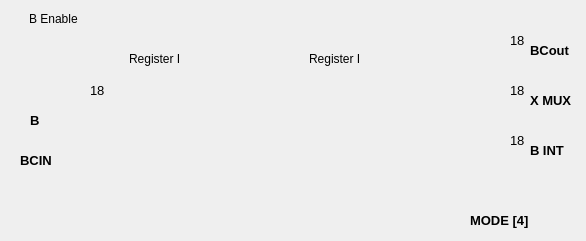
    <widget class="QWidget" name="tabRegB">
     <attribute name="title">
      <string>DSP48 InputB</string>
     </attribute>
     <widget class="QLabel" name="lab_w_b_mux_x">
      <property name="geometry">
       <rect>
        <x>420</x>
        <y>90</y>
        <width>131</width>
        <height>72</height>
       </rect>
      </property>
      <property name="sizePolicy">
       <sizepolicy hsizetype="Preferred" vsizetype="Preferred">
        <horstretch>0</horstretch>
        <verstretch>0</verstretch>
       </sizepolicy>
      </property>
      <property name="styleSheet">
       <string notr="true">background: rgba(255,255,255,0%)</string>
      </property>
      <property name="text">
       <string/>
      </property>
      <property name="textFormat">
       <enum>Qt::PlainText</enum>
      </property>
      <property name="pixmap">
       <pixmap resource="ui_res.qrc">:/image/A2_W_XMUX.png</pixmap>
      </property>
      <property name="scaledContents">
       <bool>false</bool>
      </property>
     </widget>
     <widget class="QLabel" name="lab_w_fb1_bint">
      <property name="geometry">
       <rect>
        <x>170</x>
        <y>150</y>
        <width>311</width>
        <height>82</height>
       </rect>
      </property>
      <property name="sizePolicy">
       <sizepolicy hsizetype="Preferred" vsizetype="Preferred">
        <horstretch>0</horstretch>
        <verstretch>0</verstretch>
       </sizepolicy>
      </property>
      <property name="styleSheet">
       <string notr="true">background: rgba(255,255,255,0%)</string>
      </property>
      <property name="text">
       <string/>
      </property>
      <property name="textFormat">
       <enum>Qt::PlainText</enum>
      </property>
      <property name="pixmap">
       <pixmap resource="ui_res.qrc">:/image/A1_W_I.png</pixmap>
      </property>
      <property name="scaledContents">
       <bool>false</bool>
      </property>
     </widget>
     <widget class="QLabel" name="lab_w_b1">
      <property name="geometry">
       <rect>
        <x>80</x>
        <y>100</y>
        <width>152</width>
        <height>52</height>
       </rect>
      </property>
      <property name="sizePolicy">
       <sizepolicy hsizetype="Preferred" vsizetype="Preferred">
        <horstretch>0</horstretch>
        <verstretch>0</verstretch>
       </sizepolicy>
      </property>
      <property name="styleSheet">
       <string notr="true">background: rgba(255,255,255,0%)</string>
      </property>
      <property name="text">
       <string/>
      </property>
      <property name="textFormat">
       <enum>Qt::PlainText</enum>
      </property>
      <property name="pixmap">
       <pixmap resource="ui_res.qrc">:/image/A1_W.png</pixmap>
      </property>
      <property name="scaledContents">
       <bool>false</bool>
      </property>
     </widget>
     <widget class="QLabel" name="lab_w_mb2_bcout">
      <property name="geometry">
       <rect>
        <x>420</x>
        <y>30</y>
        <width>62</width>
        <height>122</height>
       </rect>
      </property>
      <property name="sizePolicy">
       <sizepolicy hsizetype="Preferred" vsizetype="Preferred">
        <horstretch>0</horstretch>
        <verstretch>0</verstretch>
       </sizepolicy>
      </property>
      <property name="styleSheet">
       <string notr="true">background: rgba(255,255,255,0%)</string>
      </property>
      <property name="text">
       <string/>
      </property>
      <property name="textFormat">
       <enum>Qt::PlainText</enum>
      </property>
      <property name="pixmap">
       <pixmap resource="ui_res.qrc">:/image/A2_W_O.png</pixmap>
      </property>
      <property name="scaledContents">
       <bool>false</bool>
      </property>
     </widget>
     <widget class="QLabel" name="lab_m_b1">
      <property name="geometry">
       <rect>
        <x>230</x>
        <y>110</y>
        <width>21</width>
        <height>81</height>
       </rect>
      </property>
      <property name="sizePolicy">
       <sizepolicy hsizetype="Preferred" vsizetype="Preferred">
        <horstretch>0</horstretch>
        <verstretch>0</verstretch>
       </sizepolicy>
      </property>
      <property name="styleSheet">
       <string notr="true">background: rgba(255,255,255,0%)</string>
      </property>
      <property name="text">
       <string/>
      </property>
      <property name="textFormat">
       <enum>Qt::PlainText</enum>
      </property>
      <property name="pixmap">
       <pixmap resource="ui_res.qrc">:/image/m_nop.png</pixmap>
      </property>
      <property name="scaledContents">
       <bool>false</bool>
      </property>
     </widget>
     <widget class="QLabel" name="lab_w_fb1">
      <property name="geometry">
       <rect>
        <x>169</x>
        <y>150</y>
        <width>61</width>
        <height>22</height>
       </rect>
      </property>
      <property name="sizePolicy">
       <sizepolicy hsizetype="Preferred" vsizetype="Preferred">
        <horstretch>0</horstretch>
        <verstretch>0</verstretch>
       </sizepolicy>
      </property>
      <property name="styleSheet">
       <string notr="true">background: rgba(255,255,255,0%)</string>
      </property>
      <property name="text">
       <string/>
      </property>
      <property name="textFormat">
       <enum>Qt::PlainText</enum>
      </property>
      <property name="pixmap">
       <pixmap resource="ui_res.qrc">:/image/A1_WtA2.png</pixmap>
      </property>
      <property name="scaledContents">
       <bool>false</bool>
      </property>
     </widget>
     <widget class="QLabel" name="lab_f_b1">
      <property name="geometry">
       <rect>
        <x>80</x>
        <y>120</y>
        <width>91</width>
        <height>107</height>
       </rect>
      </property>
      <property name="sizePolicy">
       <sizepolicy hsizetype="Preferred" vsizetype="Preferred">
        <horstretch>0</horstretch>
        <verstretch>0</verstretch>
       </sizepolicy>
      </property>
      <property name="styleSheet">
       <string notr="true">background: rgba(255,255,255,0%)</string>
      </property>
      <property name="text">
       <string/>
      </property>
      <property name="textFormat">
       <enum>Qt::PlainText</enum>
      </property>
      <property name="pixmap">
       <pixmap resource="ui_res.qrc">:/image/f_b1.png</pixmap>
      </property>
      <property name="scaledContents">
       <bool>false</bool>
      </property>
     </widget>
     <widget class="QLabel" name="lab_w_b2">
      <property name="geometry">
       <rect>
        <x>250</x>
        <y>100</y>
        <width>152</width>
        <height>52</height>
       </rect>
      </property>
      <property name="sizePolicy">
       <sizepolicy hsizetype="Preferred" vsizetype="Preferred">
        <horstretch>0</horstretch>
        <verstretch>0</verstretch>
       </sizepolicy>
      </property>
      <property name="styleSheet">
       <string notr="true">background: rgba(255,255,255,0%)</string>
      </property>
      <property name="text">
       <string/>
      </property>
      <property name="textFormat">
       <enum>Qt::PlainText</enum>
      </property>
      <property name="pixmap">
       <pixmap resource="ui_res.qrc">:/image/A1_W.png</pixmap>
      </property>
      <property name="scaledContents">
       <bool>false</bool>
      </property>
     </widget>
     <widget class="QLabel" name="lab_m_b">
      <property name="geometry">
       <rect>
        <x>60</x>
        <y>110</y>
        <width>21</width>
        <height>81</height>
       </rect>
      </property>
      <property name="sizePolicy">
       <sizepolicy hsizetype="Preferred" vsizetype="Preferred">
        <horstretch>0</horstretch>
        <verstretch>0</verstretch>
       </sizepolicy>
      </property>
      <property name="styleSheet">
       <string notr="true">background: rgba(255,255,255,0%)</string>
      </property>
      <property name="text">
       <string/>
      </property>
      <property name="textFormat">
       <enum>Qt::PlainText</enum>
      </property>
      <property name="pixmap">
       <pixmap resource="ui_res.qrc">:/image/m_nop.png</pixmap>
      </property>
      <property name="scaledContents">
       <bool>false</bool>
      </property>
     </widget>
     <widget class="QLabel" name="lab_w_fb1_bcout">
      <property name="geometry">
       <rect>
        <x>170</x>
        <y>70</y>
        <width>311</width>
        <height>162</height>
       </rect>
      </property>
      <property name="sizePolicy">
       <sizepolicy hsizetype="Preferred" vsizetype="Preferred">
        <horstretch>0</horstretch>
        <verstretch>0</verstretch>
       </sizepolicy>
      </property>
      <property name="styleSheet">
       <string notr="true">background: rgba(255,255,255,0%)</string>
      </property>
      <property name="text">
       <string/>
      </property>
      <property name="textFormat">
       <enum>Qt::PlainText</enum>
      </property>
      <property name="pixmap">
       <pixmap resource="ui_res.qrc">:/image/A1_W_O.png</pixmap>
      </property>
      <property name="scaledContents">
       <bool>false</bool>
      </property>
     </widget>
     <widget class="QLabel" name="lab_f_b2">
      <property name="geometry">
       <rect>
        <x>250</x>
        <y>120</y>
        <width>152</width>
        <height>107</height>
       </rect>
      </property>
      <property name="sizePolicy">
       <sizepolicy hsizetype="Preferred" vsizetype="Preferred">
        <horstretch>0</horstretch>
        <verstretch>0</verstretch>
       </sizepolicy>
      </property>
      <property name="styleSheet">
       <string notr="true">background: rgba(255,255,255,0%)</string>
      </property>
      <property name="text">
       <string/>
      </property>
      <property name="textFormat">
       <enum>Qt::PlainText</enum>
      </property>
      <property name="pixmap">
       <pixmap resource="ui_res.qrc">:/image/f_b2.png</pixmap>
      </property>
      <property name="scaledContents">
       <bool>false</bool>
      </property>
     </widget>
     <widget class="QLabel" name="lab_w_b2_bint">
      <property name="geometry">
       <rect>
        <x>420</x>
        <y>130</y>
        <width>62</width>
        <height>22</height>
       </rect>
      </property>
      <property name="sizePolicy">
       <sizepolicy hsizetype="Preferred" vsizetype="Preferred">
        <horstretch>0</horstretch>
        <verstretch>0</verstretch>
       </sizepolicy>
      </property>
      <property name="styleSheet">
       <string notr="true">background: rgba(255,255,255,0%)</string>
      </property>
      <property name="text">
       <string/>
      </property>
      <property name="textFormat">
       <enum>Qt::PlainText</enum>
      </property>
      <property name="pixmap">
       <pixmap resource="ui_res.qrc">:/image/A2_W_I.png</pixmap>
      </property>
      <property name="scaledContents">
       <bool>false</bool>
      </property>
     </widget>
     <widget class="QLabel" name="lab_t_bcout">
      <property name="geometry">
       <rect>
        <x>530</x>
        <y>40</y>
        <width>47</width>
        <height>21</height>
       </rect>
      </property>
      <property name="font">
       <font>
        <pointsize>10</pointsize>
        <weight>75</weight>
        <bold>true</bold>
       </font>
      </property>
      <property name="styleSheet">
       <string notr="true">background: rgba(255,255,255,0%)</string>
      </property>
      <property name="text">
       <string>BCout</string>
      </property>
     </widget>
     <widget class="QLabel" name="lab_t_b_mux_x">
      <property name="geometry">
       <rect>
        <x>530</x>
        <y>90</y>
        <width>47</width>
        <height>21</height>
       </rect>
      </property>
      <property name="font">
       <font>
        <pointsize>10</pointsize>
        <weight>75</weight>
        <bold>true</bold>
       </font>
      </property>
      <property name="styleSheet">
       <string notr="true">background: rgba(255,255,255,0%)</string>
      </property>
      <property name="text">
       <string>X MUX</string>
      </property>
     </widget>
     <widget class="QLabel" name="lab_t_bint">
      <property name="geometry">
       <rect>
        <x>530</x>
        <y>140</y>
        <width>47</width>
        <height>21</height>
       </rect>
      </property>
      <property name="font">
       <font>
        <pointsize>10</pointsize>
        <weight>75</weight>
        <bold>true</bold>
       </font>
      </property>
      <property name="styleSheet">
       <string notr="true">background: rgba(255,255,255,0%)</string>
      </property>
      <property name="text">
       <string>B INT</string>
      </property>
     </widget>
     <widget class="QLabel" name="lab_w_b">
      <property name="geometry">
       <rect>
        <x>40</x>
        <y>130</y>
        <width>22</width>
        <height>2</height>
       </rect>
      </property>
      <property name="sizePolicy">
       <sizepolicy hsizetype="Preferred" vsizetype="Preferred">
        <horstretch>0</horstretch>
        <verstretch>0</verstretch>
       </sizepolicy>
      </property>
      <property name="styleSheet">
       <string notr="true">background: rgba(255,255,255,0%)</string>
      </property>
      <property name="text">
       <string/>
      </property>
      <property name="textFormat">
       <enum>Qt::PlainText</enum>
      </property>
      <property name="pixmap">
       <pixmap resource="ui_res.qrc">:/image/short_w.png</pixmap>
      </property>
      <property name="scaledContents">
       <bool>false</bool>
      </property>
     </widget>
     <widget class="QLabel" name="lab_t_b">
      <property name="geometry">
       <rect>
        <x>30</x>
        <y>110</y>
        <width>21</width>
        <height>21</height>
       </rect>
      </property>
      <property name="font">
       <font>
        <pointsize>10</pointsize>
        <weight>75</weight>
        <bold>true</bold>
       </font>
      </property>
      <property name="styleSheet">
       <string notr="true">background: rgba(255,255,255,0%)</string>
      </property>
      <property name="text">
       <string>B</string>
      </property>
     </widget>
     <widget class="QLabel" name="lab_t_bcin">
      <property name="geometry">
       <rect>
        <x>20</x>
        <y>150</y>
        <width>31</width>
        <height>21</height>
       </rect>
      </property>
      <property name="font">
       <font>
        <pointsize>10</pointsize>
        <weight>75</weight>
        <bold>true</bold>
       </font>
      </property>
      <property name="styleSheet">
       <string notr="true">background: rgba(255,255,255,0%)</string>
      </property>
      <property name="text">
       <string>BCIN</string>
      </property>
     </widget>
     <widget class="QLabel" name="lab_w_bcin">
      <property name="geometry">
       <rect>
        <x>40</x>
        <y>170</y>
        <width>22</width>
        <height>2</height>
       </rect>
      </property>
      <property name="sizePolicy">
       <sizepolicy hsizetype="Preferred" vsizetype="Preferred">
        <horstretch>0</horstretch>
        <verstretch>0</verstretch>
       </sizepolicy>
      </property>
      <property name="styleSheet">
       <string notr="true">background: rgba(255,255,255,0%)</string>
      </property>
      <property name="text">
       <string/>
      </property>
      <property name="textFormat">
       <enum>Qt::PlainText</enum>
      </property>
      <property name="pixmap">
       <pixmap resource="ui_res.qrc">:/image/short_w.png</pixmap>
      </property>
      <property name="scaledContents">
       <bool>false</bool>
      </property>
     </widget>
     <widget class="QLabel" name="lab_m_b2">
      <property name="geometry">
       <rect>
        <x>400</x>
        <y>110</y>
        <width>21</width>
        <height>81</height>
       </rect>
      </property>
      <property name="sizePolicy">
       <sizepolicy hsizetype="Preferred" vsizetype="Preferred">
        <horstretch>0</horstretch>
        <verstretch>0</verstretch>
       </sizepolicy>
      </property>
      <property name="styleSheet">
       <string notr="true">background: rgba(255,255,255,0%)</string>
      </property>
      <property name="text">
       <string/>
      </property>
      <property name="textFormat">
       <enum>Qt::PlainText</enum>
      </property>
      <property name="pixmap">
       <pixmap resource="ui_res.qrc">:/image/m_nop.png</pixmap>
      </property>
      <property name="scaledContents">
       <bool>false</bool>
      </property>
     </widget>
     <widget class="QLabel" name="lab_w_bint">
      <property name="geometry">
       <rect>
        <x>500</x>
        <y>150</y>
        <width>22</width>
        <height>2</height>
       </rect>
      </property>
      <property name="sizePolicy">
       <sizepolicy hsizetype="Preferred" vsizetype="Preferred">
        <horstretch>0</horstretch>
        <verstretch>0</verstretch>
       </sizepolicy>
      </property>
      <property name="styleSheet">
       <string notr="true">background: rgba(255,255,255,0%)</string>
      </property>
      <property name="text">
       <string/>
      </property>
      <property name="textFormat">
       <enum>Qt::PlainText</enum>
      </property>
      <property name="pixmap">
       <pixmap resource="ui_res.qrc">:/image/short_w.png</pixmap>
      </property>
      <property name="scaledContents">
       <bool>false</bool>
      </property>
     </widget>
     <widget class="QLabel" name="lab_t_m4">
      <property name="geometry">
       <rect>
        <x>470</x>
        <y>210</y>
        <width>61</width>
        <height>21</height>
       </rect>
      </property>
      <property name="font">
       <font>
        <pointsize>10</pointsize>
        <weight>75</weight>
        <bold>true</bold>
       </font>
      </property>
      <property name="styleSheet">
       <string notr="true">background: rgba(255,255,255,0%)</string>
      </property>
      <property name="text">
       <string>MODE [4]</string>
      </property>
     </widget>
     <widget class="QCheckBox" name="cb_reg1_b">
      <property name="geometry">
       <rect>
        <x>290</x>
        <y>50</y>
        <width>70</width>
        <height>17</height>
       </rect>
      </property>
      <property name="styleSheet">
       <string notr="true">background: rgba(255,255,255,0%)</string>
      </property>
      <property name="text">
       <string>Register II</string>
      </property>
     </widget>
     <widget class="QCheckBox" name="cb_reg0_b">
      <property name="geometry">
       <rect>
        <x>110</x>
        <y>50</y>
        <width>70</width>
        <height>17</height>
       </rect>
      </property>
      <property name="styleSheet">
       <string notr="true">background: rgba(255,255,255,0%)</string>
      </property>
      <property name="text">
       <string>Register I</string>
      </property>
     </widget>
     <widget class="QLabel" name="lab_m_bint">
      <property name="geometry">
       <rect>
        <x>480</x>
        <y>110</y>
        <width>21</width>
        <height>81</height>
       </rect>
      </property>
      <property name="sizePolicy">
       <sizepolicy hsizetype="Preferred" vsizetype="Preferred">
        <horstretch>0</horstretch>
        <verstretch>0</verstretch>
       </sizepolicy>
      </property>
      <property name="styleSheet">
       <string notr="true">background: rgba(255,255,255,0%)</string>
      </property>
      <property name="text">
       <string/>
      </property>
      <property name="textFormat">
       <enum>Qt::PlainText</enum>
      </property>
      <property name="pixmap">
       <pixmap resource="ui_res.qrc">:/image/m_nop.png</pixmap>
      </property>
      <property name="scaledContents">
       <bool>false</bool>
      </property>
     </widget>
     <widget class="QLabel" name="lab_m_bcout">
      <property name="geometry">
       <rect>
        <x>480</x>
        <y>10</y>
        <width>21</width>
        <height>81</height>
       </rect>
      </property>
      <property name="sizePolicy">
       <sizepolicy hsizetype="Preferred" vsizetype="Preferred">
        <horstretch>0</horstretch>
        <verstretch>0</verstretch>
       </sizepolicy>
      </property>
      <property name="styleSheet">
       <string notr="true">background: rgba(255,255,255,0%)</string>
      </property>
      <property name="text">
       <string/>
      </property>
      <property name="textFormat">
       <enum>Qt::PlainText</enum>
      </property>
      <property name="pixmap">
       <pixmap resource="ui_res.qrc">:/image/m_nop.png</pixmap>
      </property>
      <property name="scaledContents">
       <bool>false</bool>
      </property>
     </widget>
     <widget class="QLabel" name="lab_w_bcout">
      <property name="geometry">
       <rect>
        <x>500</x>
        <y>50</y>
        <width>22</width>
        <height>2</height>
       </rect>
      </property>
      <property name="sizePolicy">
       <sizepolicy hsizetype="Preferred" vsizetype="Preferred">
        <horstretch>0</horstretch>
        <verstretch>0</verstretch>
       </sizepolicy>
      </property>
      <property name="styleSheet">
       <string notr="true">background: rgba(255,255,255,0%)</string>
      </property>
      <property name="text">
       <string/>
      </property>
      <property name="textFormat">
       <enum>Qt::PlainText</enum>
      </property>
      <property name="pixmap">
       <pixmap resource="ui_res.qrc">:/image/short_w.png</pixmap>
      </property>
      <property name="scaledContents">
       <bool>false</bool>
      </property>
     </widget>
     <widget class="QCheckBox" name="cb_io_b_en">
      <property name="geometry">
       <rect>
        <x>10</x>
        <y>10</y>
        <width>70</width>
        <height>17</height>
       </rect>
      </property>
      <property name="styleSheet">
       <string notr="true">background: rgba(255,255,255,0%)</string>
      </property>
      <property name="text">
       <string>B Enable</string>
      </property>
     </widget>
     <widget class="QLabel" name="lab_b_bw_0">
      <property name="geometry">
       <rect>
        <x>90</x>
        <y>80</y>
        <width>31</width>
        <height>21</height>
       </rect>
      </property>
      <property name="font">
       <font>
        <pointsize>10</pointsize>
        <weight>50</weight>
        <bold>false</bold>
       </font>
      </property>
      <property name="styleSheet">
       <string notr="true">background: rgba(255,255,255,0%)</string>
      </property>
      <property name="text">
       <string>18</string>
      </property>
     </widget>
     <widget class="QLabel" name="lab_b_bw_1">
      <property name="geometry">
       <rect>
        <x>510</x>
        <y>80</y>
        <width>31</width>
        <height>21</height>
       </rect>
      </property>
      <property name="font">
       <font>
        <pointsize>10</pointsize>
        <weight>50</weight>
        <bold>false</bold>
       </font>
      </property>
      <property name="styleSheet">
       <string notr="true">background: rgba(255,255,255,0%)</string>
      </property>
      <property name="text">
       <string>18</string>
      </property>
     </widget>
     <widget class="QLabel" name="lab_b_bw_2">
      <property name="geometry">
       <rect>
        <x>510</x>
        <y>30</y>
        <width>31</width>
        <height>21</height>
       </rect>
      </property>
      <property name="font">
       <font>
        <pointsize>10</pointsize>
        <weight>50</weight>
        <bold>false</bold>
       </font>
      </property>
      <property name="styleSheet">
       <string notr="true">background: rgba(255,255,255,0%)</string>
      </property>
      <property name="text">
       <string>18</string>
      </property>
     </widget>
     <widget class="QLabel" name="lab_b_bw_3">
      <property name="geometry">
       <rect>
        <x>510</x>
        <y>130</y>
        <width>31</width>
        <height>21</height>
       </rect>
      </property>
      <property name="font">
       <font>
        <pointsize>10</pointsize>
        <weight>50</weight>
        <bold>false</bold>
       </font>
      </property>
      <property name="styleSheet">
       <string notr="true">background: rgba(255,255,255,0%)</string>
      </property>
      <property name="text">
       <string>18</string>
      </property>
     </widget>
    </widget>
